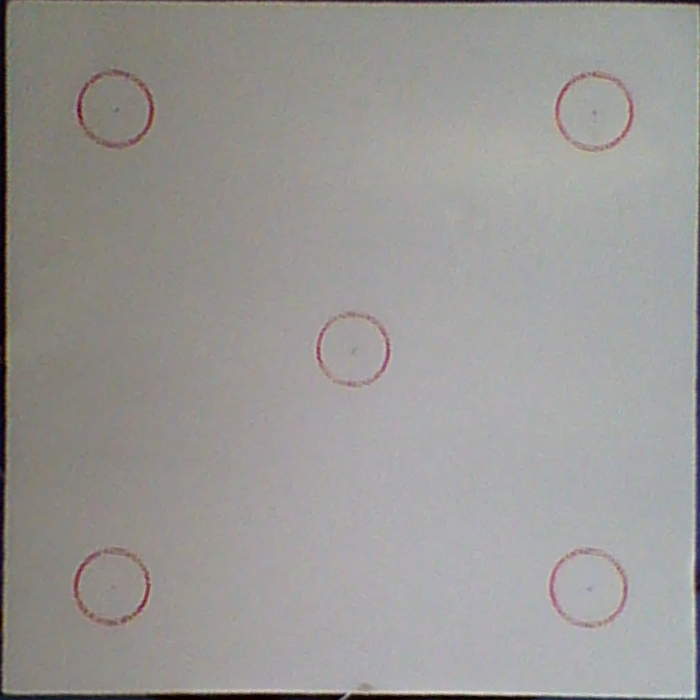
#> input picture sucai.png, 700 x 700 px
$ python warptranform.py
#> lines starting #> are read from the running program, lines starting #| are printed output that depends on the picture
import cv2 as cv


gray = cv.imread('sucai.png', cv.IMREAD_GRAYSCALE)
#> gray: shape (700, 700); min 1, max 231, mean 152

gray = cv.medianBlur(gray,5)

edges = cv.Canny(gray, 50, 150, apertureSize = 3)
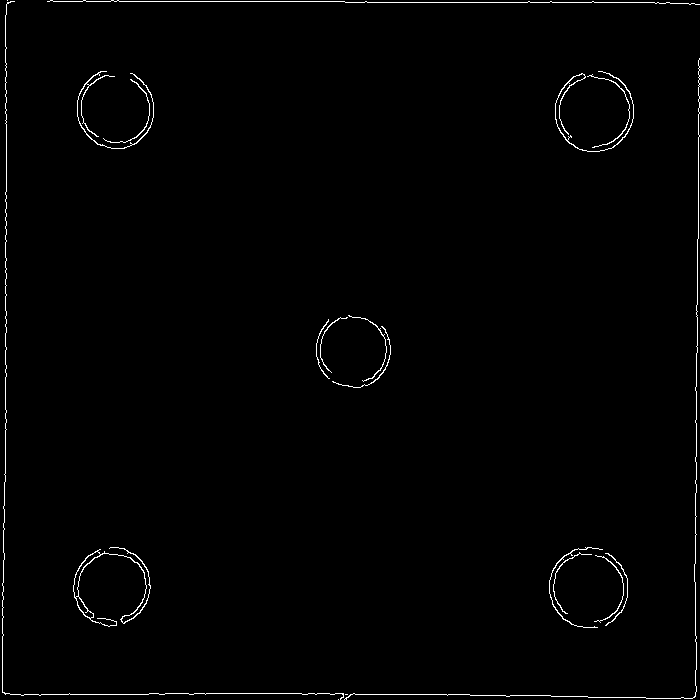
#> edges: shape (700, 700); 1.1% white in thin lines or dots


cv.imshow("dliang.png",edges)

cv.waitKey(0)
